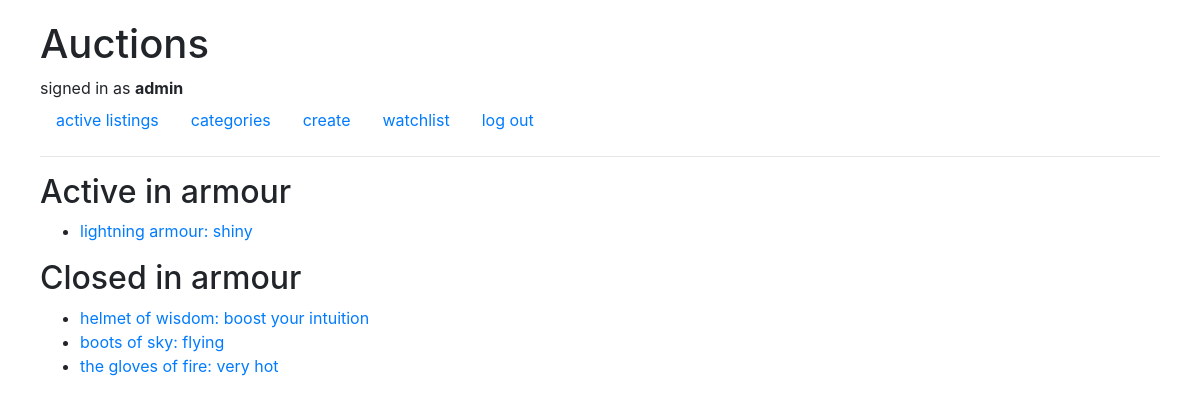
Page /categories/armour/ (signed in) on the committed database.
### auctions/models.py (models this page shows)
class User(AbstractUser):
    pass

class Listing(models.Model):
    title = models.CharField(max_length=64)
    description = models.CharField(max_length=64)
    bid = models.IntegerField(default='0')
    bidder = models.CharField(default='none' ,max_length=64)
    creator = models.CharField(default='none' ,max_length=64)
    image = models.CharField(max_length=1000)
    category = models.CharField(default='misc', max_length=64)
    active = models.BooleanField(default=True)

### auctions/views.py (the view)
# urls.py: path("categories/<str:category>/", views.category_view, name="category"),
def category_view(request, category):
    listings = Listing.objects.filter(category = category)
    return render(request, "auctions/category.html", {
        "category": category,
        "listings": listings
    })

### auctions/templates/auctions/category.html
{% extends "auctions/layout.html" %}
{% block body %}
    <h2>Active in {{ category }}</h2>
        <ul>
        {% for listing in listings %}
            {% if listing.active %}
            <li> <a href="{% url 'listing' listing.title %}">{{ listing.title }}: {{ listing.description }} </a> </li>
            {% endif %}
        {% endfor %}
        </ul>
    <h2>Closed in {{ category }}</h2>
        <ul>
        {% for listing in listings %}
            {% if not listing.active %}
            <li> <a href="{% url 'listing' listing.title %}">{{ listing.title }}: {{ listing.description }} </a> </li>
            {% endif %}
        {% endfor %}
        </ul>
{% endblock %}

### auctions/templates/auctions/layout.html (shortened to what this page needs)
{% load static %}
<!DOCTYPE html>
<html lang="en">
    <head>
        <link rel="stylesheet" href="https://stackpath.bootstrapcdn.com/bootstrap/4.4.1/css/bootstrap.min.css">
        <link href="{% static 'auctions/styles.css' %}" rel="stylesheet">
    </head>
    <body>
        <h1>Auctions</h1>
        <div>
            {% if user.is_authenticated %}
                signed in as <strong>{{ user.username }}</strong>
            {% else %}
                Not signed in.
            {% endif %}
        </div>
        <ul class="nav">
            <li class="nav-item">
                <a class="nav-link" href="{% url 'index' %}">active listings</a>
            </li>
            <li class="nav-item">
                <a class="nav-link" href="{% url 'categories' %}">categories</a>
            </li>
            {% if user.is_authenticated %}
                <li class="nav-item">
                    <a class="nav-link" href="{% url 'create' %}">create</a>
                </li>
                <li class="nav-item">
                    <a class="nav-link" href="{% url 'watchlist' user.username %}">watchlist</a>
                </li>
                <li class="nav-item">
                    <a class="nav-link" href="{% url 'logout' %}">log out</a>
                </li>
            {% endif %}
        </ul>
        <hr>
        {% block body %}
        {% endblock %}
    </body>
</html>

### auctions/static/auctions/styles.css (style rules this page uses)
body { margin: 20px 40px; }

### rows in the picture
User: username "admin"
Listing: title "lightning armour", description "shiny"
Listing: title "helmet of wisdom", description "boost your intuition"
Listing: title "boots of sky", description "flying"
Listing: title "the gloves of fire", description "very hot"

### other values in the picture
{{ category }} "armour"
